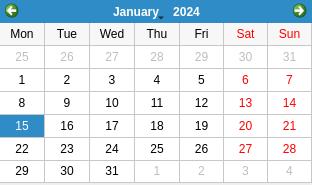
<?xml version="1.0" encoding="UTF-8"?>
<ui version="4.0">
 <class>dlgCalendar</class>
 <widget class="QDialog" name="dlgCalendar">
  <property name="windowModality">
   <enum>Qt::ApplicationModal</enum>
  </property>
  <property name="geometry">
   <rect>
    <x>0</x>
    <y>0</y>
    <width>312</width>
    <height>185</height>
   </rect>
  </property>
  <property name="windowTitle">
   <string>Seleccione fecha</string>
  </property>
  <property name="windowIcon">
   <iconset>
    <normaloff>../img/calendar.ico</normaloff>../img/calendar.ico</iconset>
  </property>
  <property name="modal">
   <bool>true</bool>
  </property>
  <widget class="QCalendarWidget" name="Calendar">
   <property name="geometry">
    <rect>
     <x>0</x>
     <y>0</y>
     <width>316</width>
     <height>185</height>
    </rect>
   </property>
   <property name="minimumSize">
    <size>
     <width>312</width>
     <height>183</height>
    </size>
   </property>
   <property name="maximumSize">
    <size>
     <width>312</width>
     <height>183</height>
    </size>
   </property>
   <property name="gridVisible">
    <bool>true</bool>
   </property>
   <property name="verticalHeaderFormat">
    <enum>QCalendarWidget::NoVerticalHeader</enum>
   </property>
  </widget>
 </widget>
 <resources/>
 <connections/>
</ui>
